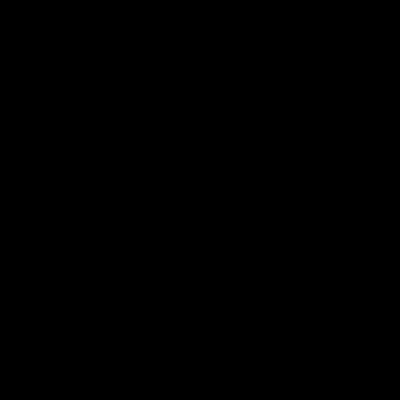
Frame 1 (no input)
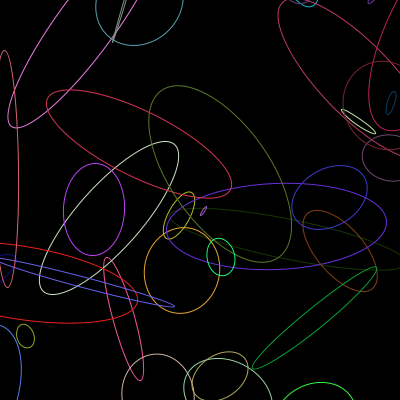
Frame 60 (the mouse pressed at the canvas centre just before this capture)
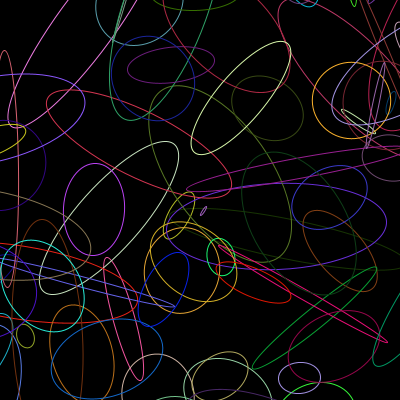
Frame 120 (the mouse held since frame 60 and released just before this capture)

The Processing sketch that drew these frames (run headless with seeded random() and noise(); from frame 60 on, the mouse is pressed at the canvas centre):

// Processing sketch: processing_79856
// ── processing_79856.pde

void setup(){
size(400,400);
background(0);
noFill();
smooth();
 
}
 float a=0;
void draw(){
 stroke(random(256),random(256),random(256));
  a=a+0.1;
 translate(random(400),random(400));
rotate(a);
ellipse(random (255),random (255),random (255) ,random (100));
 
}
